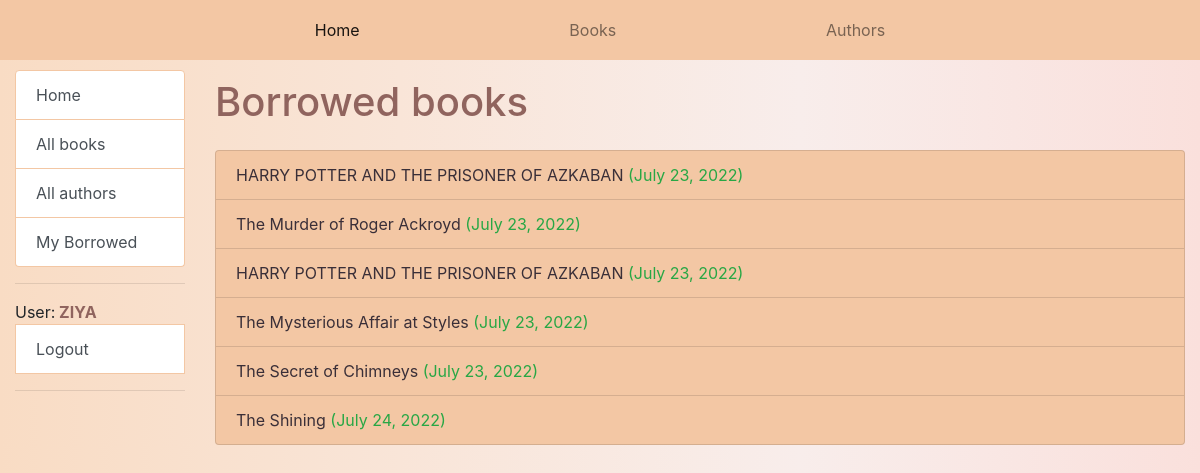
/catalog/mybooks/ (signed in), run on the app's committed database.
### catalog/models.py (models this page shows, shortened)
class BookInstance(models.Model):
    id = models.UUIDField(primary_key=True, default=uuid.uuid4, help_text='Unique ID for this particular book across whole library')
    book = models.ForeignKey('Book', on_delete=models.RESTRICT, null=True)
    imprint = models.CharField(max_length=200)
    due_back = models.DateField(null=True, blank=True)
    borrower = models.ForeignKey(User,on_delete=models.SET_NULL,null=True,blank=True)
    LOAN_STATUS = (
        ('m', 'Maintainance'),
        ('o', 'On loan'),
        ('a', 'Available'),
         ('r', 'Reserved'),
    )
    status = models.CharField(
        max_length=1,
        choices=LOAN_STATUS,
        blank=True,
        default='m',
        help_text='Book availability',
    )
    class Meta:
        ordering = ['due_back']
        permissions = (("can_view_all_books", "View all borrowed books"),("can_renew","renew a book"))
    @property
    def is_overdue(self):
        if self.due_back and date.today() > self.due_back:
            return True
        return False

class Book(models.Model):
    title = models.CharField(max_length=200)
    author = models.ForeignKey('Author',on_delete=models.SET_NULL, null=True)
    summary = models.TextField(max_length=1000, help_text='Enter a brief description of the book')
    isbn = models.CharField('ISBN',max_length=13,unique=True,
                help_text='13 Character <a href="https://www.isbn-international.org/content/what-isbn">ISBN number</a>')
    genre = models.ManyToManyField(Genre,help_text='Select a genre for this book')
    language =models.ForeignKey('Language',on_delete=models.SET_NULL,null=True)
    def display_genre(self):
        return ', '.join(genre.name for genre in self.genre.all()[:3])
    display_genre.short_description = 'Genre'

### catalog/views.py (the view)
# urls.py: path('mybooks/',views.LoanedBooksByUserListView.as_view(),name='my-borrowed'),
class LoanedBooksByUserListView(LoginRequiredMixin,generic.ListView):
    model = BookInstance
    template_name = 'catalog/bookinstance_list_borrowed_user.html'
    paginate_by = 10
    def get_queryset(self) :
        return BookInstance.objects.filter(borrower = self.request.user).filter(status__exact ='o').order_by('due_back')

### catalog/templates/catalog/bookinstance_list_borrowed_user.html
{% extends "base_generic.html" %}
{% block content %}
    <h1 class="accent mb-4 mt-2">Borrowed books</h1>
    {% if bookinstance_list %}
    <ul class="list-group">
        {% for bookinst in bookinstance_list %}
        <li class="list-group-item list-color {% if bookinst.is_overdue %}text-danger{% else %} text-success{% endif %}">        <a  class =" dark"href="{% url 'book-detail' bookinst.book.pk %}">{{bookinst.book.title}}</a> ({{ bookinst.due_back }})
        </li>
        {% endfor %}
    </ul>
    {% else %}
      <p>There are no books borrowed.</p>
    {% endif %}
{% endblock %}

### catalog/templates/base_generic.html (shortened to what this page needs)
<!DOCTYPE html>
<html lang="en">
<head>
  <link rel="stylesheet" href="https://cdn.jsdelivr.net/npm/bootstrap@4.5.3/dist/css/bootstrap.min.css">
  {% load static %}
  <link rel="stylesheet" href="{% static 'css/styles.css' %}">
</head>
<body>
<div class="container-fluid" style="background-color: #f3c7a4;">
  <nav class=" navbar-light  navigation">
      <div class="navbar-nav" style="flex-direction:row;justify-content: space-around;">
          <a class="nav-link active" aria-current="page" href="{% url 'index' %}">Home</a>
          <a class="nav-link" href="{% url 'books' %}">Books</a>
          <a class="nav-link" href="{% url 'authors' %}">Authors</a>
        </div>
  </nav>
</div>
    <div class="container-fluid">
      <div class="row">
        <div class="col-sm-2 " >
          {% block sidebar %}
      <div class="list-group ">
      <a href="{% url 'index' %}" class="list-group-item list-group-item-action list-border" >Home  </a>
      <a href= "{% url 'books' %}"class="list-group-item list-group-item-action list-border">All books</a>
      <a href= "{% url 'authors' %}" class="list-group-item list-group-item-action list-border">All authors</a>
      <a href="{% url 'my-borrowed' %}"class="list-group-item list-group-item-action list-border">My Borrowed</a>
      </div>
      {% if user.is_authenticated %}
      <hr>
      User:<strong class="accent"> {{user.get_username|upper}}</strong>
      <a href="{% url 'logout' %}?next={{request.path}}" class="list-group-item list-group-item-action list-border">Logout</a>
      {% else %}
        <li><a class="list-group-item list-group-item-action list-border"href="{% url 'login' %}?next={{request.path}}">Login</a></li>
      {% endif %}
      <hr>
  {% endblock sidebar %}
       </div>
  <div class="col-sm-10 ">{% block content %}{% endblock %}
  </div>
        </div>
        </div>
</body>
</html>

### catalog/static/css/styles.css (style rules this page uses)
.accent { color: #90645e; }
.dark { color: #3a2f38; }
.list-color { background:#f3c7a4 ; }
body { background-image: linear-gradient(to left, #fae0dc, #f8edeb,#f9e5d8,#f9dcc4 ); }
li { list-style: none; }
.list-border { border: 1px solid #f3c7a4; }
.row { margin-top:10px; }
.navigation { width:800px; padding: 10px; margin: 0 auto; }

### data on the page
BookInstance: book "HARRY POTTER AND THE PRISONER OF AZKABAN", due_back "July 23, 2022"
BookInstance: book "The Murder of Roger Ackroyd", due_back "July 23, 2022"
BookInstance: book "HARRY POTTER AND THE PRISONER OF AZKABAN", due_back "July 23, 2022"
BookInstance: book "The Mysterious Affair at Styles", due_back "July 23, 2022"
BookInstance: book "The Secret of Chimneys", due_back "July 23, 2022"
BookInstance: book "The Shining", due_back "July 24, 2022"

### other printed values
{{ user.get_username|upper }} "ZIYA"
